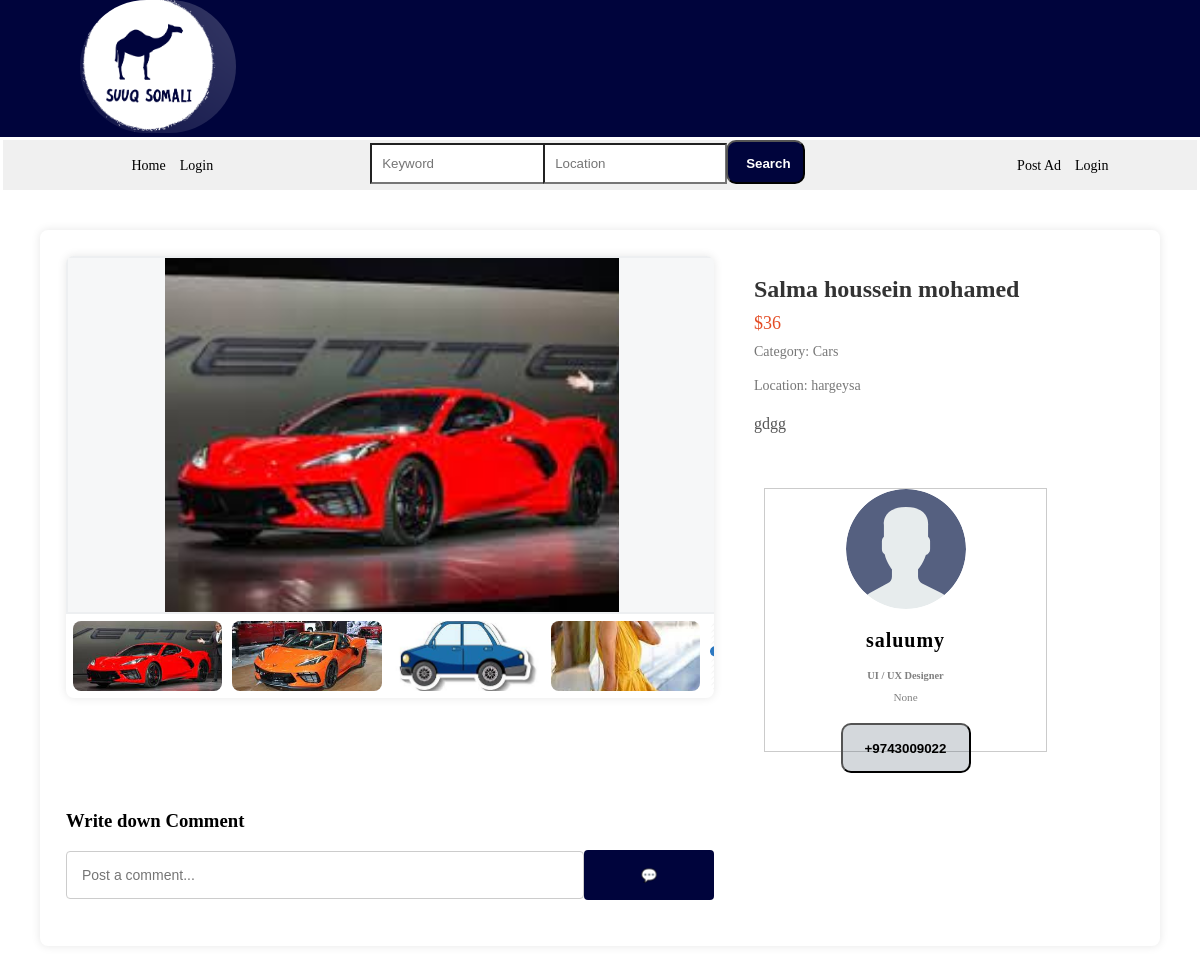
/product/1/, run on the app's committed database.
### base/models.py (models this page shows, shortened)
class Product(models.Model):
    category = models.ForeignKey(Category, on_delete=models.CASCADE)
    advertiser = models.ForeignKey(User, on_delete=models.CASCADE)
    name = models.CharField(max_length=100)
    description = models.TextField()
    location = models.CharField(max_length=100)
    condition = models.CharField(max_length=100)
    price = models.IntegerField(null=True, blank=True)
    geartype = models.CharField(max_length=100, null=True, blank=True)
    motortype = models.CharField(max_length=100, null=True, blank=True)
    year = models.IntegerField(null=True, blank=True)
    color = models.CharField(max_length=50, null=True, blank=True)
    num_rooms = models.IntegerField(null=True, blank=True)
    num_baths = models.IntegerField(null=True, blank=True)
    updated = models.DateTimeField(auto_now=True)
    created = models.DateTimeField(auto_now_add=True)

class Image(models.Model):
    product = models.ForeignKey(Product, on_delete=models.CASCADE)
    image = models.ImageField(upload_to='product_images')

class Category(models.Model):
    name = models.CharField(max_length=100)
    parent_category = models.ForeignKey('self', null=True, blank=True, related_name='subcategories', on_delete=models.CASCADE)
    image = models.ImageField(upload_to='product_images')
    def __str__(self):
        return self.name

class User(AbstractUser):
    name = models.CharField(max_length=200, null=True)
    email = models.EmailField(max_length=200,unique=True)
    bio = models.TextField(null=True)
    phonenumber = models.CharField(max_length=15, null=True, blank=True)
    location = models.CharField(max_length=200, null=True)
    avatar = models.ImageField(null=True, default="avatar.svg")
    username = models.CharField(
        max_length=150,
        unique=True,
        help_text='',  # Set it to an empty string to remove the help text
    )
    USERNAME_FIELD = 'username'
    REQUIRED_FIELDS = []

### base/views.py (the view)
# urls.py: path('product/<int:product_id>/', views.product_detail, name='product_detail'),
def product_detail(request, product_id):
    product = get_object_or_404(Product, pk=product_id)
    if request.method == 'POST':
        form = CommentForm(request.POST)
        if form.is_valid():
            comment = form.save(commit=False)
            comment.user = request.user
            comment.product = product
            comment.save()
            return redirect('product_detail', product_id=product_id)
    else:
        form = CommentForm()
    comments = Comment.objects.filter(product=product)
    advertiser = product.advertiser  # Assign advertiser here
    return render(request, 'base/ad_detail.html', {'product': product, 'advertiser': advertiser, 'comments': comments, 'form': form})

### base/forms.py
class CommentForm(forms.ModelForm):
    class Meta:
        model = Comment
        fields = ['text']

### base/templates/base/ad_detail.html (shortened to what this page needs)
{% extends 'main.html' %}
  {% block content %}
  <section class="advertisement-container">
    <div class="image-swiper-container">
      <div class="product-image">
        <img id="main-image" src="{{ product.image_set.first.image.url }}" alt="Main Image">
      </div>
      <div class="swiper-container">
        <div class="swiper-wrapper">
          {% for image in product.image_set.all %}
          <div class="swiper-slide">
            <img class="swiper-image" src="{{ image.image.url }}" alt="Thumbnail 1">
          </div>
          {% endfor %}
        </div>
      </div>
    </div>
    <div class="product-details">
      <div class="details-container">
        <div class="product-name">{{ product.name }}</div>
        <div class="product-price">${{ product.price }}</div>
        <div class="product-category">Category: {{ product.category }}</div>
        <div class="product-location">Location: {{ product.location }}</div>
        <div class="product-description">
          {{ product.description }}
                </div>
      </div>
    </div>
    <div class="box1 box">
      <div class="content">
          <div class="image">
            <img src="{{ advertiser.avatar.url }}" alt="Profile Image">
          </div>
          <div class="text">
            <p class="name">{{ advertiser.username }}</p>
            <p class="job_title">UI / UX Designer</p>
            <p class="job_discription"> {{ advertiser.bio }}</p>
          </div>
              <button class="connect" type="button">+9743009022</button>
            </div>
          </div>    </div>
          <div class="comment-section">
            <h3>Write down Comment</h3>
            <form class="post-comment-form" method="post" action="{% url 'product_detail' product_id=product.id %}">
              <input type="text" class="comment-input" placeholder="Post a comment..." name="comment_text">
              <button type="submit" class="post-comment-icon">&#x1F4AC;</button>
            </form>
          </div>
  </section>
</body>
</html>
{% endblock %}

### static/styles/style.css (style rules this page uses)
body { margin:0; background-color: #fff; }
.advertisement-container { display: grid; grid-template-areas: "image-holder details" "image-holder profile" "comment profile" "posted-comments profile"; gap: 20px; background-color: #fff; box-shadow: 0 0 10px rgba(0, 0, 0, 0.1); border-radius: 8px; padding:26px; margin: 40px; }
.image-swiper-container { grid-area: image-holder; max-width: 800px; box-shadow: 0 0 10px rgba(0, 0, 0, 0.1); border-radius: 8px; overflow: hidden; }
#main-image { width: 70%; height: 354px; object-fit: cover; }
.product-image { background-color: #2c3e500a; width: 100%; height: 354px; border: 2px solid #2c3e500a; display: flex; justify-content: center; position: relative; overflow: hidden; }
.product-image img { width: 95%; }
.product-image img { object-fit: contain; }
.swiper-container { margin: 7px; height: 70px; }
.swiper-slide { border-radius: 8px; overflow: hidden; }
.swiper-image { width: 100%; height: 100%; display: block; cursor: pointer; object-fit: cover; transition: transform 0.3s ease-in-out; }
.swiper-slide-active .swiper-image { transform: scale(1.2); }
.product-details { max-width: 400px; grid-area: details; background-color: #fff; overflow: hidden; }
.details-container { padding: 20px; width: 82%; }
.product-name { font-size: 24px; font-weight: bold; margin-bottom: 10px; color: #333; }
.product-price { font-size: 18px; color: #e44d26; margin-bottom: 10px; }
.product-category, .product-location { font-size: 14px; color: #777; margin-bottom: 18px; }
.product-description { font-size: 16px; color: #555; line-height: 1.5; }
.box { width: 380px; height: fit-content; grid-area: profile; padding: 10px; text-align: center; background: #fff; }
.box1 { margin-top: -20px; }
.content { margin: 22px 20px; border: 1px solid #80808069; width: 281px; height: 262px; }
.image img { height: auto; width: 120px; border-radius: 50%; display: block; margin-left: auto; margin-right: auto; margin-bottom: 5px; }
.name { font-size: 1.25em; font-weight: bolder; letter-spacing: 1px; }
.job_title { font-size: 0.65em; font-weight: bolder; color: gray; margin-top: -2px; }
.job_discription { font-size: 0.7em; color: gray; margin: 10px 30px 20px; }
button { width: 130px; height: 50px; border-radius: 10px; font-weight: bolder; background-color: #2C3E5033; }
.comment-section { grid-area: comment; margin-top: 73px; }
.post-comment-form { display: flex; align-items: center; width: 100%; margin-top: 0; }
.comment-input { flex: 1; padding: 15px; border: 1px solid #ccc; border-radius: 4px; font-size: 14px; }
.post-comment-icon { padding: 10px; background-color: #00043C; color: #fff; border: none; border-radius: 4px; cursor: pointer; }

### data on the page
Product: image_set.first.image (picture), name "Salma houssein mohamed", price "36", category "Cars", location "hargeysa", description "gdgg"
Image: image (picture)
Image: image (picture)
Image: image (picture)
Image: image (picture)
Image: image (picture)
User: avatar (placeholder picture), username "saluumy", bio "None"
